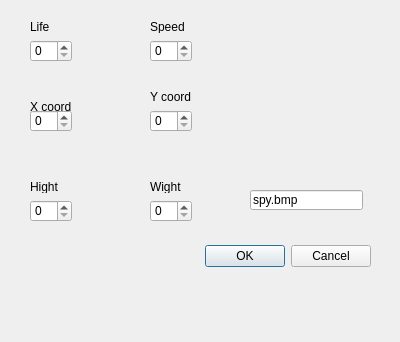
<?xml version="1.0" encoding="UTF-8"?>
<ui version="4.0">
 <class>playerdialog</class>
 <widget class="QDialog" name="playerdialog">
  <property name="geometry">
   <rect>
    <x>0</x>
    <y>0</y>
    <width>400</width>
    <height>342</height>
   </rect>
  </property>
  <property name="windowTitle">
   <string>Dialog</string>
  </property>
  <widget class="QDialogButtonBox" name="buttonBox">
   <property name="geometry">
    <rect>
     <x>30</x>
     <y>240</y>
     <width>341</width>
     <height>32</height>
    </rect>
   </property>
   <property name="orientation">
    <enum>Qt::Horizontal</enum>
   </property>
   <property name="standardButtons">
    <set>QDialogButtonBox::Cancel|QDialogButtonBox::Ok</set>
   </property>
  </widget>
  <widget class="QSpinBox" name="spinBox">
   <property name="geometry">
    <rect>
     <x>30</x>
     <y>40</y>
     <width>42</width>
     <height>22</height>
    </rect>
   </property>
  </widget>
  <widget class="QSpinBox" name="spinBox_2">
   <property name="geometry">
    <rect>
     <x>150</x>
     <y>40</y>
     <width>42</width>
     <height>22</height>
    </rect>
   </property>
  </widget>
  <widget class="QSpinBox" name="spinBox_3">
   <property name="geometry">
    <rect>
     <x>30</x>
     <y>110</y>
     <width>42</width>
     <height>22</height>
    </rect>
   </property>
  </widget>
  <widget class="QSpinBox" name="spinBox_4">
   <property name="geometry">
    <rect>
     <x>150</x>
     <y>110</y>
     <width>42</width>
     <height>22</height>
    </rect>
   </property>
  </widget>
  <widget class="QLabel" name="label">
   <property name="geometry">
    <rect>
     <x>30</x>
     <y>20</y>
     <width>47</width>
     <height>13</height>
    </rect>
   </property>
   <property name="text">
    <string>Life</string>
   </property>
  </widget>
  <widget class="QLabel" name="label_2">
   <property name="geometry">
    <rect>
     <x>150</x>
     <y>20</y>
     <width>47</width>
     <height>13</height>
    </rect>
   </property>
   <property name="text">
    <string>Speed</string>
   </property>
  </widget>
  <widget class="QLabel" name="label_3">
   <property name="geometry">
    <rect>
     <x>30</x>
     <y>100</y>
     <width>47</width>
     <height>13</height>
    </rect>
   </property>
   <property name="text">
    <string>X coord</string>
   </property>
  </widget>
  <widget class="QLabel" name="label_4">
   <property name="geometry">
    <rect>
     <x>150</x>
     <y>90</y>
     <width>47</width>
     <height>13</height>
    </rect>
   </property>
   <property name="text">
    <string>Y coord</string>
   </property>
  </widget>
  <widget class="QSpinBox" name="spinBox_5">
   <property name="geometry">
    <rect>
     <x>30</x>
     <y>200</y>
     <width>42</width>
     <height>22</height>
    </rect>
   </property>
  </widget>
  <widget class="QSpinBox" name="spinBox_6">
   <property name="geometry">
    <rect>
     <x>150</x>
     <y>200</y>
     <width>42</width>
     <height>22</height>
    </rect>
   </property>
  </widget>
  <widget class="QLabel" name="label_5">
   <property name="geometry">
    <rect>
     <x>30</x>
     <y>180</y>
     <width>47</width>
     <height>13</height>
    </rect>
   </property>
   <property name="text">
    <string>Hight</string>
   </property>
  </widget>
  <widget class="QLabel" name="label_6">
   <property name="geometry">
    <rect>
     <x>150</x>
     <y>180</y>
     <width>47</width>
     <height>13</height>
    </rect>
   </property>
   <property name="text">
    <string>Wight</string>
   </property>
  </widget>
  <widget class="QLineEdit" name="lineEdit">
   <property name="geometry">
    <rect>
     <x>250</x>
     <y>190</y>
     <width>113</width>
     <height>20</height>
    </rect>
   </property>
   <property name="text">
    <string>spy.bmp</string>
   </property>
  </widget>
 </widget>
 <resources/>
 <connections>
  <connection>
   <sender>buttonBox</sender>
   <signal>accepted()</signal>
   <receiver>playerdialog</receiver>
   <slot>accept()</slot>
   <hints>
    <hint type="sourcelabel">
     <x>248</x>
     <y>254</y>
    </hint>
    <hint type="destinationlabel">
     <x>157</x>
     <y>274</y>
    </hint>
   </hints>
  </connection>
  <connection>
   <sender>buttonBox</sender>
   <signal>rejected()</signal>
   <receiver>playerdialog</receiver>
   <slot>reject()</slot>
   <hints>
    <hint type="sourcelabel">
     <x>316</x>
     <y>260</y>
    </hint>
    <hint type="destinationlabel">
     <x>286</x>
     <y>274</y>
    </hint>
   </hints>
  </connection>
  <connection>
   <sender>spinBox</sender>
   <signal>valueChanged(int)</signal>
   <receiver>playerdialog</receiver>
   <slot>slotmlife(int)</slot>
   <hints>
    <hint type="sourcelabel">
     <x>57</x>
     <y>42</y>
    </hint>
    <hint type="destinationlabel">
     <x>65</x>
     <y>25</y>
    </hint>
   </hints>
  </connection>
  <connection>
   <sender>spinBox_2</sender>
   <signal>valueChanged(int)</signal>
   <receiver>playerdialog</receiver>
   <slot>slotmspeed(int)</slot>
   <hints>
    <hint type="sourcelabel">
     <x>168</x>
     <y>52</y>
    </hint>
    <hint type="destinationlabel">
     <x>251</x>
     <y>54</y>
    </hint>
   </hints>
  </connection>
  <connection>
   <sender>spinBox_3</sender>
   <signal>valueChanged(int)</signal>
   <receiver>playerdialog</receiver>
   <slot>slotmx(int)</slot>
   <hints>
    <hint type="sourcelabel">
     <x>43</x>
     <y>119</y>
    </hint>
    <hint type="destinationlabel">
     <x>44</x>
     <y>163</y>
    </hint>
   </hints>
  </connection>
  <connection>
   <sender>spinBox_4</sender>
   <signal>valueChanged(int)</signal>
   <receiver>playerdialog</receiver>
   <slot>slotmy(int)</slot>
   <hints>
    <hint type="sourcelabel">
     <x>170</x>
     <y>124</y>
    </hint>
    <hint type="destinationlabel">
     <x>169</x>
     <y>147</y>
    </hint>
   </hints>
  </connection>
  <connection>
   <sender>buttonBox</sender>
   <signal>accepted()</signal>
   <receiver>playerdialog</receiver>
   <slot>slota()</slot>
   <hints>
    <hint type="sourcelabel">
     <x>218</x>
     <y>252</y>
    </hint>
    <hint type="destinationlabel">
     <x>209</x>
     <y>223</y>
    </hint>
   </hints>
  </connection>
  <connection>
   <sender>spinBox_5</sender>
   <signal>valueChanged(int)</signal>
   <receiver>playerdialog</receiver>
   <slot>slotmh(int)</slot>
   <hints>
    <hint type="sourcelabel">
     <x>47</x>
     <y>210</y>
    </hint>
    <hint type="destinationlabel">
     <x>87</x>
     <y>194</y>
    </hint>
   </hints>
  </connection>
  <connection>
   <sender>spinBox_6</sender>
   <signal>valueChanged(int)</signal>
   <receiver>playerdialog</receiver>
   <slot>slotmw(int)</slot>
   <hints>
    <hint type="sourcelabel">
     <x>177</x>
     <y>207</y>
    </hint>
    <hint type="destinationlabel">
     <x>223</x>
     <y>193</y>
    </hint>
   </hints>
  </connection>
  <connection>
   <sender>lineEdit</sender>
   <signal>textChanged(QString)</signal>
   <receiver>playerdialog</receiver>
   <slot>slotmpix(QString)</slot>
   <hints>
    <hint type="sourcelabel">
     <x>337</x>
     <y>195</y>
    </hint>
    <hint type="destinationlabel">
     <x>336</x>
     <y>177</y>
    </hint>
   </hints>
  </connection>
  <connection>
   <sender>buttonBox</sender>
   <signal>rejected()</signal>
   <receiver>playerdialog</receiver>
   <slot>slotr()</slot>
   <hints>
    <hint type="sourcelabel">
     <x>111</x>
     <y>260</y>
    </hint>
    <hint type="destinationlabel">
     <x>111</x>
     <y>289</y>
    </hint>
   </hints>
  </connection>
 </connections>
 <slots>
  <signal>signala()</signal>
  <slot>slotmlife(int)</slot>
  <slot>slotmspeed(int)</slot>
  <slot>slotmx(int)</slot>
  <slot>slotmy(int)</slot>
  <slot>slotmh(int)</slot>
  <slot>slotmw(int)</slot>
  <slot>slotmpix(QString)</slot>
  <slot>slotr()</slot>
 </slots>
</ui>
